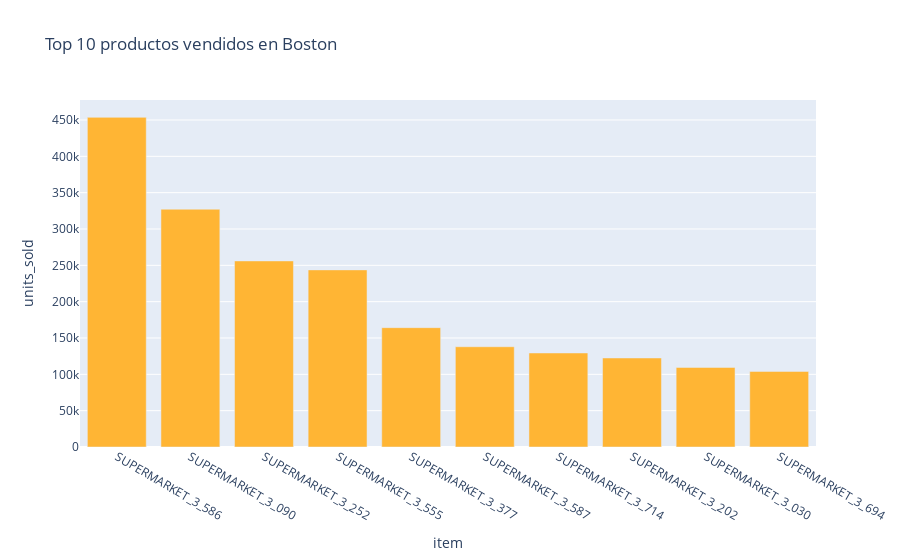
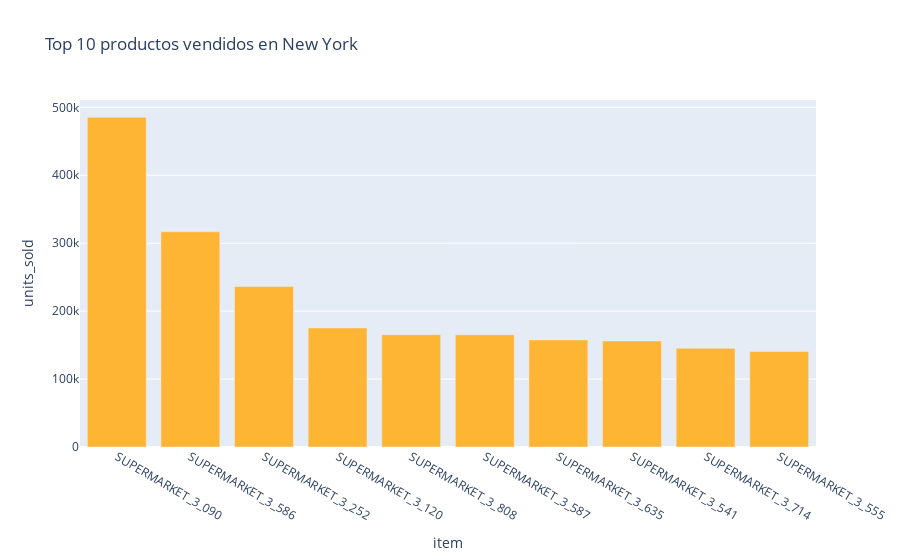
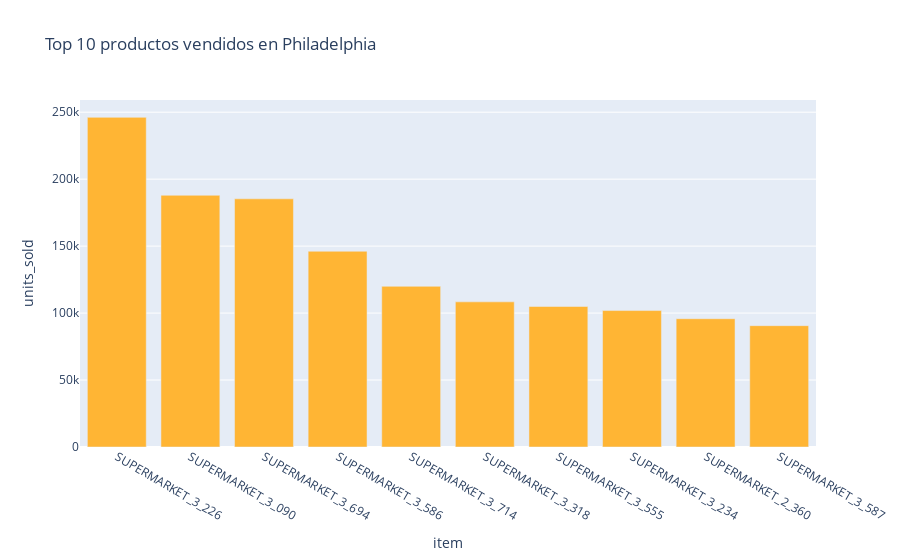

The notebook cell these images were saved under, in order:
### Markdown cell above
Observamos ahora los 10 productos más vendidos por región.

### Code cell
def plot_top10_items_by_region(df):
    df_grouped = df.groupby(['region', 'item']).sum('total_sales').reset_index()

    regions = df['region'].unique()

    for region in regions:
        df_region = df_grouped[df_grouped['region'] == region]

        df_top10 = df_region.nlargest(10, 'units_sold')

        fig = px.bar(df_top10, x='item', y='units_sold', title=f'Top 10 productos vendidos en {region}', color_discrete_sequence=["#ffb534"])
        fig.show()

plot_top10_items_by_region(df)

### Figure 1 — Plotly figure (JSON) as saved in the notebook; plotly's stock layout.template omitted (floating-point values rounded to 4 significant figures)
{"data": [{"alignmentgroup": "True", "hovertemplate": "item=%{x}<br>units_sold=%{y}<extra></extra>", "legendgroup": "", "marker": {"color": "#ffb534", "pattern": {"shape": ""}}, "name": "", "offsetgroup": "", "orientation": "v", "showlegend": false, "textposition": "auto", "type": "bar", "x": ["SUPERMARKET_3_586", "SUPERMARKET_3_090", "SUPERMARKET_3_252", "SUPERMARKET_3_555", "SUPERMARKET_3_377", "SUPERMARKET_3_587", "SUPERMARKET_3_714", "SUPERMARKET_3_202", "SUPERMARKET_3_030", "SUPERMARKET_3_694"], "xaxis": "x", "y": [453635, 327211, 256059, 243738, 164230, 137970, 129383, 122520, 109496, 104031], "yaxis": "y"}], "layout": {"barmode": "relative", "legend": {"tracegroupgap": 0}, "title": {"text": "Top 10 productos vendidos en Boston"}, "xaxis": {"anchor": "y", "domain": [0, 1], "title": {"text": "item"}}, "yaxis": {"anchor": "x", "domain": [0, 1], "title": {"text": "units_sold"}}}}

### Figure 2 — Plotly figure (JSON) as saved in the notebook; plotly's stock layout.template omitted (floating-point values rounded to 4 significant figures)
{"data": [{"alignmentgroup": "True", "hovertemplate": "item=%{x}<br>units_sold=%{y}<extra></extra>", "legendgroup": "", "marker": {"color": "#ffb534", "pattern": {"shape": ""}}, "name": "", "offsetgroup": "", "orientation": "v", "showlegend": false, "textposition": "auto", "type": "bar", "x": ["SUPERMARKET_3_090", "SUPERMARKET_3_586", "SUPERMARKET_3_252", "SUPERMARKET_3_120", "SUPERMARKET_3_808", "SUPERMARKET_3_587", "SUPERMARKET_3_635", "SUPERMARKET_3_541", "SUPERMARKET_3_714", "SUPERMARKET_3_555"], "xaxis": "x", "y": [485279, 316849, 236265, 175251, 165401, 165230, 157683, 156129, 145340, 140549], "yaxis": "y"}], "layout": {"barmode": "relative", "legend": {"tracegroupgap": 0}, "title": {"text": "Top 10 productos vendidos en New York"}, "xaxis": {"anchor": "y", "domain": [0, 1], "title": {"text": "item"}}, "yaxis": {"anchor": "x", "domain": [0, 1], "title": {"text": "units_sold"}}}}

### Figure 3 — Plotly figure (JSON) as saved in the notebook; plotly's stock layout.template omitted (floating-point values rounded to 4 significant figures)
{"data": [{"alignmentgroup": "True", "hovertemplate": "item=%{x}<br>units_sold=%{y}<extra></extra>", "legendgroup": "", "marker": {"color": "#ffb534", "pattern": {"shape": ""}}, "name": "", "offsetgroup": "", "orientation": "v", "showlegend": false, "textposition": "auto", "type": "bar", "x": ["SUPERMARKET_3_226", "SUPERMARKET_3_090", "SUPERMARKET_3_694", "SUPERMARKET_3_586", "SUPERMARKET_3_714", "SUPERMARKET_3_318", "SUPERMARKET_3_555", "SUPERMARKET_3_234", "SUPERMARKET_2_360", "SUPERMARKET_3_587"], "xaxis": "x", "y": [246151, 187951, 185313, 146148, 119977, 108371, 104931, 101890, 95778, 90606], "yaxis": "y"}], "layout": {"barmode": "relative", "legend": {"tracegroupgap": 0}, "title": {"text": "Top 10 productos vendidos en Philadelphia"}, "xaxis": {"anchor": "y", "domain": [0, 1], "title": {"text": "item"}}, "yaxis": {"anchor": "x", "domain": [0, 1], "title": {"text": "units_sold"}}}}
